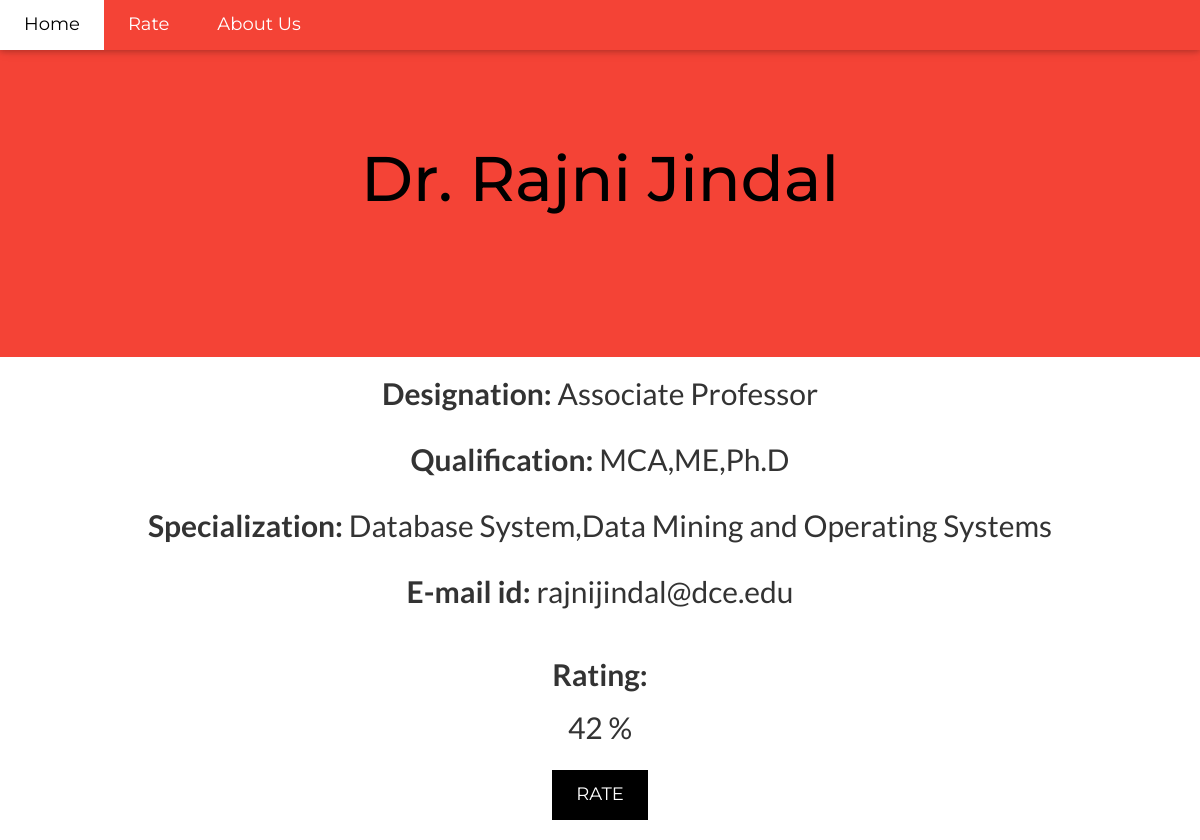
Screenshot of /computer/1/ with the database file from the repository.
### computer/models.py (models this page shows, shortened)
class Teacher(models.Model):
    name = models.CharField(max_length=100)
    designation = models.CharField(max_length=100)
    qual = models.CharField(max_length=100)
    email = models.CharField(max_length=100)
    special = models.CharField(max_length=200)
    votes = models.IntegerField(default=0)

### computer/views.py (the view)
# urls.py: url(r'^(?P<teacher_id>[0-9]+)/$', views.detail, name='detail'),
def detail(request, teacher_id):
    teacher = get_object_or_404(Teacher, pk=teacher_id)
    return render(request, 'computer/details.htm', {'teacher': teacher})

### computer/templates/computer/details.htm (shortened to what this page needs)
<html>
<head>
{% load static %}
<link rel="stylesheet" href="{% static 'computer/bootstrap.min.css' %}" type="text/css">
<link rel="stylesheet" href="{% static 'computer/style.css' %}">
</head>
<body>
<div class="top">
  <div class="bar card-2" style="background-color:#f44336;color:white;font-size:18px;width:100%">
    <a href="{% url 'polls:index' %}" class="bar-item button hover-white" style="padding:12px 24px">Home</a>
    <a href="{% url 'rate:index' %}" class="bar-item button hover-white" style="padding:12px 24px">Rate</a>
    <a href="{% url 'about:index' %}" class="bar-item button hover-white" style="padding:12px 24px">About Us</a>
    </div>
</div>
<header class="container1 row " style="padding:128px 16px;background-color:#f44336;color:black;text-align:center;left:0">
<h1 style="margin:16px;font-size:63px">{{ teacher.name }}</h1>
</header>
<center>
<h2><b>Designation:</b> {{teacher.designation}}
<br><br><b>Qualification:</b> {{teacher.qual}}
<br><br><b>Specialization:</b> {{teacher.special}}
<br><br><b>E-mail id:</b> {{teacher.email}}
</h2>
<br>
<h2><b>Rating:</b></h2>
{% if teacher.votes %}
     <h2>{{teacher.votes}} % </h2>
{% else %}
     <h2>No Rating Available</h2>
{% endif %}
<a href="{% url 'computer:vote' teacher.id %}" >
  <button class="button" style="background-color:#000;color:#fff;padding:12px 24px;font-size:18px;margin-top:16px">RATE </button>
</a>
<br>
<br>
</center>

### computer/static/computer/style.css (style rules this page uses)
body,h1,h2,h3,h4,h5,h6 { font-family: "Lato", sans-serif }
html, body { max-width: 100%; overflow-x: hidden; }
.top { position:fixed;width:100%;z-index:1;top:0;left:0 }
.bar { width:100%;overflow:hidden }
.bar .bar-item { padding:8px 16px;float:left;width:auto;border:none;outline:none;display:block }
.card,.card-2 { box-shadow:0 2px 5px 0 rgba(0,0,0,0.16),0 2px 10px 0 rgba(0,0,0,0.12) }
.button { border:none;display:inline-block;outline:0;padding:8px 16px;vertical-align:middle;overflow:hidden;text-decoration:none;color:inherit;background-color:inherit; text-align:center;white-space:nowrap;cursor:pointer }
.container1 { padding:0.01em 16px;display:block;left:0 }
header { animation-name: example; animation-duration: 8s; animation-iteration-count: infinite; animation-direction: alternate; }

### computer/templates/computer/details.htm (style rules this page uses)
body,h1,h2,h3,h4,h5,h6 { font-family: "Lato", sans-serif }
.bar,h1,button { font-family: "Montserrat", sans-serif }

### rows the page displays
Teacher: name "Dr. Rajni Jindal", designation "Associate Professor", qual "MCA,ME,Ph.D", special "Database System,Data Mining and Operating Systems", email "rajnijindal@dce.edu", votes "42"
